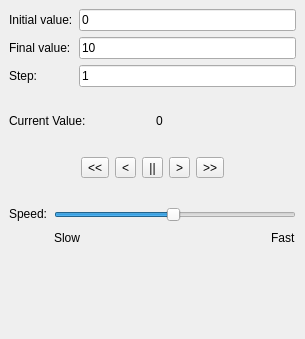
<ui version="4.0" >
 <class>ParameterAnimator</class>
 <widget class="QWidget" name="ParameterAnimator" >
  <property name="geometry" >
   <rect>
    <x>0</x>
    <y>0</y>
    <width>305</width>
    <height>339</height>
   </rect>
  </property>
  <property name="windowTitle" >
   <string>Form</string>
  </property>
  <layout class="QVBoxLayout" >
   <property name="margin" >
    <number>9</number>
   </property>
   <property name="spacing" >
    <number>6</number>
   </property>
   <item>
    <layout class="QGridLayout" >
     <property name="margin" >
      <number>0</number>
     </property>
     <property name="spacing" >
      <number>6</number>
     </property>
     <item row="1" column="0" >
      <widget class="QLabel" name="label_2" >
       <property name="text" >
        <string>Final value:</string>
       </property>
      </widget>
     </item>
     <item row="2" column="1" >
      <widget class="EquationEdit" name="step" >
       <property name="text" >
        <string>1</string>
       </property>
      </widget>
     </item>
     <item row="1" column="1" >
      <widget class="EquationEdit" name="final" >
       <property name="text" >
        <string>10</string>
       </property>
      </widget>
     </item>
     <item row="2" column="0" >
      <widget class="QLabel" name="label_3" >
       <property name="text" >
        <string>Step:</string>
       </property>
      </widget>
     </item>
     <item row="0" column="1" >
      <widget class="EquationEdit" name="initial" >
       <property name="text" >
        <string>0</string>
       </property>
      </widget>
     </item>
     <item row="0" column="0" >
      <widget class="QLabel" name="label" >
       <property name="text" >
        <string>Initial value:</string>
       </property>
      </widget>
     </item>
    </layout>
   </item>
   <item>
    <spacer>
     <property name="orientation" >
      <enum>Qt::Vertical</enum>
     </property>
     <property name="sizeType" >
      <enum>QSizePolicy::Fixed</enum>
     </property>
     <property name="sizeHint" >
      <size>
       <width>20</width>
       <height>21</height>
      </size>
     </property>
    </spacer>
   </item>
   <item>
    <layout class="QHBoxLayout" >
     <property name="margin" >
      <number>0</number>
     </property>
     <property name="spacing" >
      <number>6</number>
     </property>
     <item>
      <widget class="QLabel" name="label_4" >
       <property name="text" >
        <string>Current Value:</string>
       </property>
      </widget>
     </item>
     <item>
      <widget class="QLabel" name="currentValue" >
       <property name="text" >
        <string>0</string>
       </property>
      </widget>
     </item>
    </layout>
   </item>
   <item>
    <spacer>
     <property name="orientation" >
      <enum>Qt::Vertical</enum>
     </property>
     <property name="sizeType" >
      <enum>QSizePolicy::Fixed</enum>
     </property>
     <property name="sizeHint" >
      <size>
       <width>20</width>
       <height>21</height>
      </size>
     </property>
    </spacer>
   </item>
   <item>
    <layout class="QHBoxLayout" >
     <property name="margin" >
      <number>0</number>
     </property>
     <property name="spacing" >
      <number>6</number>
     </property>
     <item>
      <spacer>
       <property name="orientation" >
        <enum>Qt::Horizontal</enum>
       </property>
       <property name="sizeHint" >
        <size>
         <width>96</width>
         <height>25</height>
        </size>
       </property>
      </spacer>
     </item>
     <item>
      <widget class="QToolButton" name="gotoInitial" >
       <property name="text" >
        <string>&lt;&lt;</string>
       </property>
      </widget>
     </item>
     <item>
      <widget class="QToolButton" name="stepBackwards" >
       <property name="text" >
        <string>&lt;</string>
       </property>
       <property name="checkable" >
        <bool>true</bool>
       </property>
      </widget>
     </item>
     <item>
      <widget class="QToolButton" name="pause" >
       <property name="text" >
        <string>||</string>
       </property>
      </widget>
     </item>
     <item>
      <widget class="QToolButton" name="stepForwards" >
       <property name="text" >
        <string>></string>
       </property>
       <property name="checkable" >
        <bool>true</bool>
       </property>
      </widget>
     </item>
     <item>
      <widget class="QToolButton" name="gotoFinal" >
       <property name="text" >
        <string>>></string>
       </property>
      </widget>
     </item>
     <item>
      <spacer>
       <property name="orientation" >
        <enum>Qt::Horizontal</enum>
       </property>
       <property name="sizeHint" >
        <size>
         <width>96</width>
         <height>25</height>
        </size>
       </property>
      </spacer>
     </item>
    </layout>
   </item>
   <item>
    <spacer>
     <property name="orientation" >
      <enum>Qt::Vertical</enum>
     </property>
     <property name="sizeType" >
      <enum>QSizePolicy::Fixed</enum>
     </property>
     <property name="sizeHint" >
      <size>
       <width>20</width>
       <height>21</height>
      </size>
     </property>
    </spacer>
   </item>
   <item>
    <layout class="QHBoxLayout" >
     <property name="margin" >
      <number>0</number>
     </property>
     <property name="spacing" >
      <number>6</number>
     </property>
     <item>
      <widget class="QLabel" name="label_5" >
       <property name="text" >
        <string>Speed:</string>
       </property>
       <property name="alignment" >
        <set>Qt::AlignLeading|Qt::AlignLeft|Qt::AlignTop</set>
       </property>
      </widget>
     </item>
     <item>
      <layout class="QGridLayout" >
       <property name="margin" >
        <number>0</number>
       </property>
       <property name="spacing" >
        <number>6</number>
       </property>
       <item row="0" column="0" colspan="3" >
        <widget class="QSlider" name="speed" >
         <property name="minimum" >
          <number>1</number>
         </property>
         <property name="maximum" >
          <number>100</number>
         </property>
         <property name="value" >
          <number>50</number>
         </property>
         <property name="orientation" >
          <enum>Qt::Horizontal</enum>
         </property>
        </widget>
       </item>
       <item row="1" column="1" >
        <spacer>
         <property name="orientation" >
          <enum>Qt::Horizontal</enum>
         </property>
         <property name="sizeHint" >
          <size>
           <width>40</width>
           <height>20</height>
          </size>
         </property>
        </spacer>
       </item>
       <item row="1" column="2" >
        <widget class="QLabel" name="label_7" >
         <property name="text" >
          <string>Fast</string>
         </property>
        </widget>
       </item>
       <item row="1" column="0" >
        <widget class="QLabel" name="label_6" >
         <property name="text" >
          <string>Slow</string>
         </property>
        </widget>
       </item>
      </layout>
     </item>
    </layout>
   </item>
   <item>
    <spacer>
     <property name="orientation" >
      <enum>Qt::Vertical</enum>
     </property>
     <property name="sizeHint" >
      <size>
       <width>281</width>
       <height>51</height>
      </size>
     </property>
    </spacer>
   </item>
  </layout>
 </widget>
 <customwidgets>
  <customwidget>
   <class>EquationEdit</class>
   <extends>QLineEdit</extends>
   <header>equationedit.h</header>
  </customwidget>
 </customwidgets>
 <tabstops>
  <tabstop>initial</tabstop>
  <tabstop>final</tabstop>
  <tabstop>step</tabstop>
  <tabstop>gotoInitial</tabstop>
  <tabstop>stepBackwards</tabstop>
  <tabstop>pause</tabstop>
  <tabstop>stepForwards</tabstop>
  <tabstop>gotoFinal</tabstop>
  <tabstop>speed</tabstop>
 </tabstops>
 <resources/>
 <connections/>
</ui>
